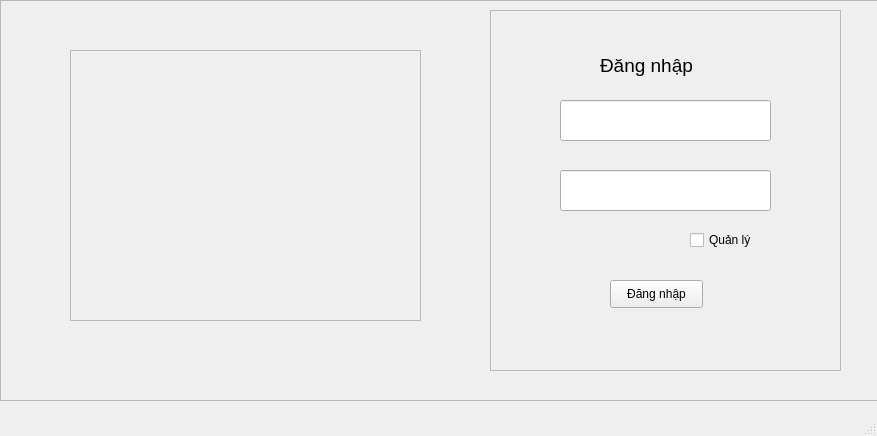
<?xml version="1.0" encoding="UTF-8"?>
<ui version="4.0">
 <class>MainWindow</class>
 <widget class="QMainWindow" name="MainWindow">
  <property name="geometry">
   <rect>
    <x>0</x>
    <y>0</y>
    <width>877</width>
    <height>436</height>
   </rect>
  </property>
  <property name="windowTitle">
   <string>MainWindow</string>
  </property>
  <property name="styleSheet">
   <string notr="true"/>
  </property>
  <widget class="QWidget" name="centralwidget">
   <widget class="QFrame" name="frame">
    <property name="geometry">
     <rect>
      <x>490</x>
      <y>10</y>
      <width>351</width>
      <height>361</height>
     </rect>
    </property>
    <property name="frameShape">
     <enum>QFrame::StyledPanel</enum>
    </property>
    <property name="frameShadow">
     <enum>QFrame::Raised</enum>
    </property>
    <widget class="QPushButton" name="pushButton">
     <property name="geometry">
      <rect>
       <x>120</x>
       <y>270</y>
       <width>93</width>
       <height>28</height>
      </rect>
     </property>
     <property name="text">
      <string>Đăng nhập</string>
     </property>
    </widget>
    <widget class="QLineEdit" name="lineEdit">
     <property name="geometry">
      <rect>
       <x>70</x>
       <y>90</y>
       <width>211</width>
       <height>41</height>
      </rect>
     </property>
    </widget>
    <widget class="QLineEdit" name="lineEdit_2">
     <property name="geometry">
      <rect>
       <x>70</x>
       <y>160</y>
       <width>211</width>
       <height>41</height>
      </rect>
     </property>
    </widget>
    <widget class="QLabel" name="label">
     <property name="geometry">
      <rect>
       <x>110</x>
       <y>40</y>
       <width>131</width>
       <height>31</height>
      </rect>
     </property>
     <property name="font">
      <font>
       <pointsize>14</pointsize>
      </font>
     </property>
     <property name="text">
      <string>Đăng nhập</string>
     </property>
    </widget>
    <widget class="QCheckBox" name="checkBox">
     <property name="geometry">
      <rect>
       <x>200</x>
       <y>220</y>
       <width>81</width>
       <height>20</height>
      </rect>
     </property>
     <property name="text">
      <string>Quản lý</string>
     </property>
    </widget>
   </widget>
   <widget class="QFrame" name="frame_2">
    <property name="geometry">
     <rect>
      <x>70</x>
      <y>50</y>
      <width>351</width>
      <height>271</height>
     </rect>
    </property>
    <property name="frameShape">
     <enum>QFrame::StyledPanel</enum>
    </property>
    <property name="frameShadow">
     <enum>QFrame::Raised</enum>
    </property>
    <widget class="QLabel" name="label_2">
     <property name="geometry">
      <rect>
       <x>10</x>
       <y>30</y>
       <width>341</width>
       <height>221</height>
      </rect>
     </property>
     <property name="focusPolicy">
      <enum>Qt::TabFocus</enum>
     </property>
     <property name="text">
      <string/>
     </property>
     <property name="pixmap">
      <pixmap resource="Resource.qrc">:/Images/iconlogo.png</pixmap>
     </property>
     <property name="scaledContents">
      <bool>true</bool>
     </property>
    </widget>
   </widget>
   <widget class="QFrame" name="frame_3">
    <property name="geometry">
     <rect>
      <x>0</x>
      <y>0</y>
      <width>881</width>
      <height>401</height>
     </rect>
    </property>
    <property name="frameShape">
     <enum>QFrame::StyledPanel</enum>
    </property>
    <property name="frameShadow">
     <enum>QFrame::Raised</enum>
    </property>
   </widget>
   <zorder>frame_3</zorder>
   <zorder>frame</zorder>
   <zorder>frame_2</zorder>
  </widget>
  <widget class="QMenuBar" name="menubar">
   <property name="geometry">
    <rect>
     <x>0</x>
     <y>0</y>
     <width>877</width>
     <height>26</height>
    </rect>
   </property>
  </widget>
  <widget class="QStatusBar" name="statusbar"/>
 </widget>
 <resources>
  <include location="Resource.qrc"/>
 </resources>
 <connections/>
</ui>
